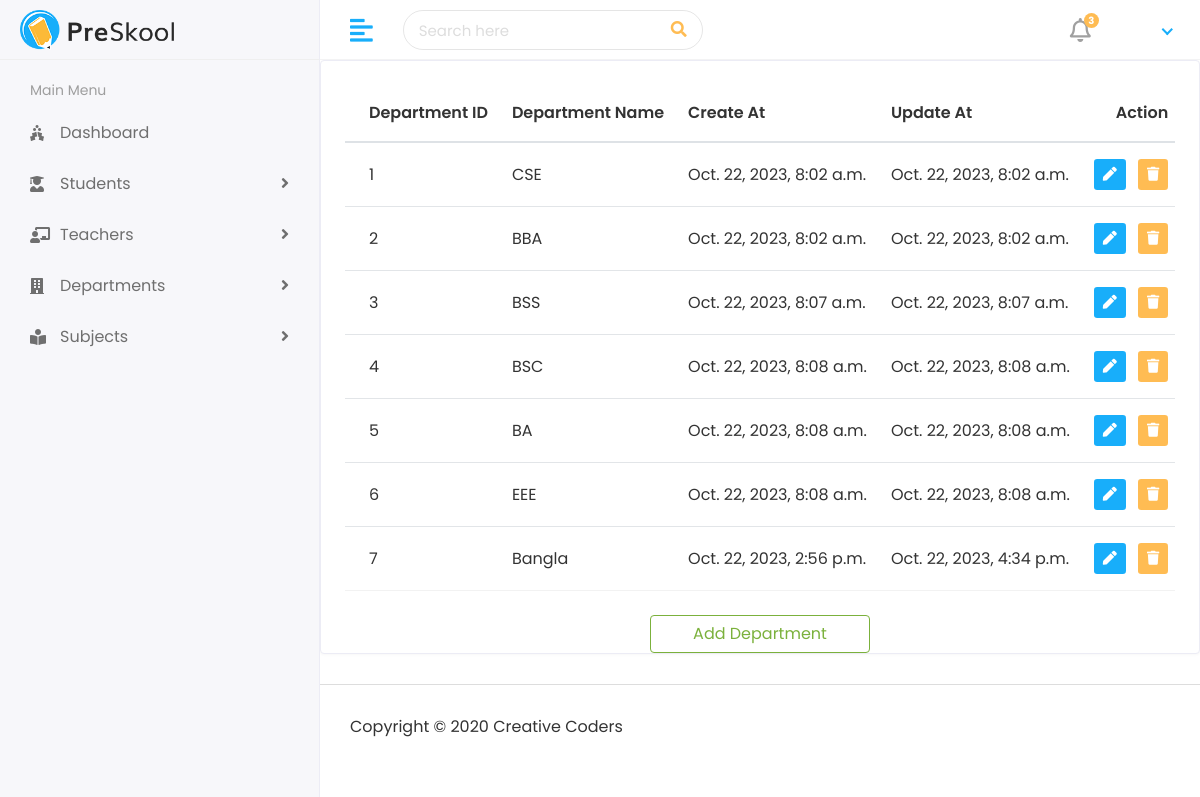
/adminPage/departmentList, run on an earlier commit of the app's database.
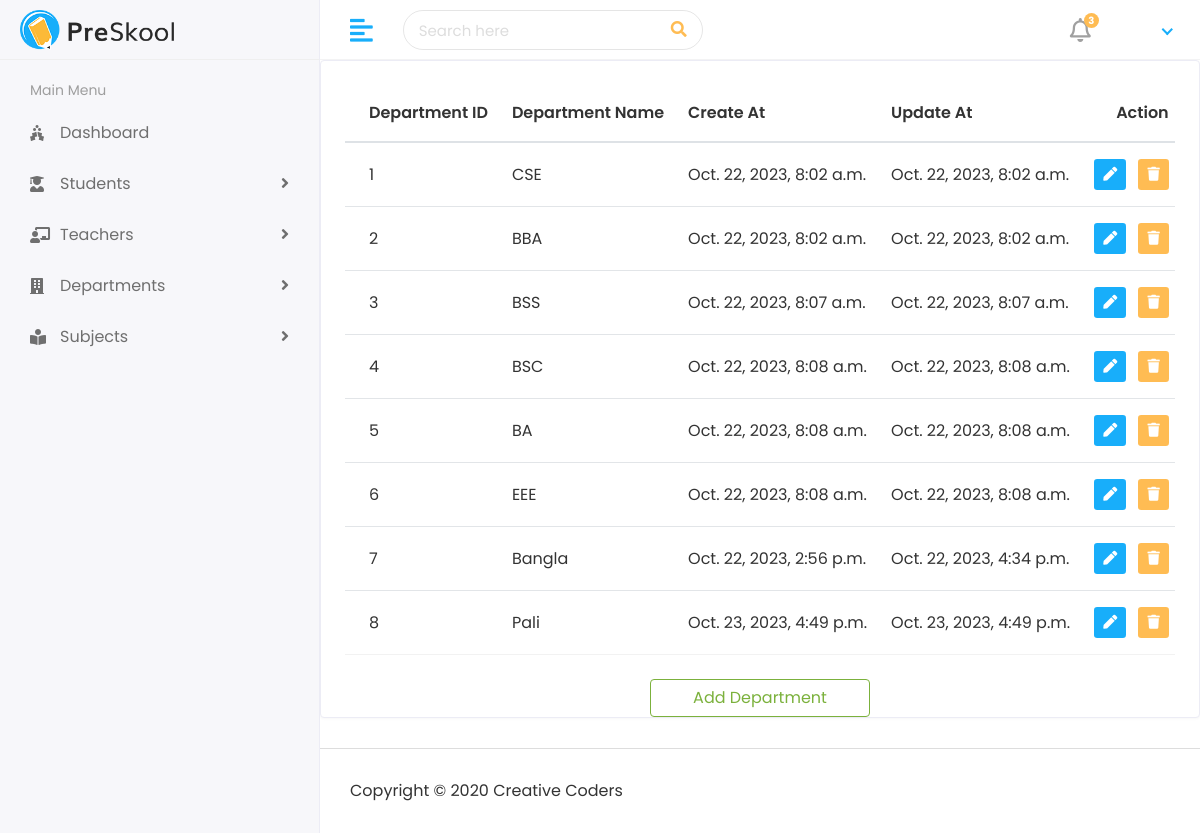
And on a later commit of the database.
### myApp/models.py (models this page shows, shortened)
class CourseModel(models.Model):
    name=models.CharField(max_length=100)
    createat=models.DateTimeField(auto_now_add=True)
    updateat=models.DateTimeField(auto_now=True)

### myApp/views.py (the view)
# urls.py: path('adminPage/departmentList', views.departmentList,name='departmentList'),
def departmentList(request):
    department = CourseModel.objects.all()
    context = {
        "department": department,
    }
    return render(request,'myAdmin/departmentList.html',context)

### templates/myAdmin/departmentList.html
{% extends 'base.html' %}
{% block content %}
<div class="row">
    <div class="col-sm-12">
       <div class="card card-table">
          <div class="card-body">
             <div class="table-responsive">
                <table class="table table-hover table-center mb-0 datatable">
                   <thead>
                      <tr>
                        <th>Department ID</th>
                         <th>Department Name</th>
                         <th>Create At</th>
                         <th>Update At</th>
                         <th class="text-right">Action</th>
                      </tr>
                   </thead>
                   <tbody>
                     {% for d in  department%}
                     <tr>
                         <td>{{d.id}}</td>
                         <td>{{d.name}}</td>
                         <td>{{d.createat}}</td>
                         <td>{{d.updateat}}</td>
                         <td class="text-right">
                            <div class="actions">
                               <a href=" {% url 'editDepartment' d.id %} " class="btn btn-sm bg-success-light mr-2">
                               <i class="fas fa-pen"></i>
                               </a>
                               <a href="" class="btn btn-sm bg-danger-light">
                               <i class="fas fa-trash"></i>
                               </a>
                            </div>
                         </td>
                      </tr>
                      {% endfor %}
                   </tbody>
                </table>
             </div>
          </div>
          <a href="{% url 'addDepartment' %}" class="btn btn-outline-success w-25 mx-auto">Add Department</a>
       </div>
    </div>
 </div>
{% endblock %}

### templates/base.html (shortened to what this page needs)
<!DOCTYPE html>
{% load static %}
<html lang="en">
   <head>
      <link rel="stylesheet" href=" {% static 'assets/plugins/bootstrap/css/bootstrap.min.css' %} ">
      <link rel="stylesheet" href=" {% static 'assets/plugins/fontawesome/css/fontawesome.min.css' %} ">
      <link rel="stylesheet" href=" {% static 'assets/plugins/fontawesome/css/all.min.css' %} ">
      <link rel="stylesheet" href=" {% static 'assets/css/style.css' %} ">
   </head>
   <body>
      <div class="main-wrapper">
         {% include 'includes/header.html' %}
         {% include 'includes/sidebar.html' %}
         <div class="page-wrapper">
            {% block content %}
            {% endblock content %}
         {% include 'includes/footer.html' %}
         </div>
      </div>
   </body>
</html>

### templates/includes/header.html (shortened to what this page needs)
{% load static %}
<div class="header">
    <div class="header-left">
       <a href=" {% url 'adminPage' %} " class="logo">
       <img src=" {% static 'assets/img/logo.png' %} " alt="Logo">
       </a>
    </div>
    <a href="javascript:void(0);" id="toggle_btn">
    <i class="fas fa-align-left"></i>
    </a>
    <div class="top-nav-search">
       <form>
          <input type="text" class="form-control" placeholder="Search here">
          <button class="btn" type="submit"><i class="fas fa-search"></i></button>
       </form>
    </div>
    <ul class="nav user-menu">
       <li class="nav-item dropdown noti-dropdown">
          <a href="#" class="dropdown-toggle nav-link" data-toggle="dropdown">
          <i class="far fa-bell"></i> <span class="badge badge-pill">3</span>
          </a>
       </li>
       <li class="nav-item dropdown has-arrow">
          <a href="#" class="dropdown-toggle nav-link" data-toggle="dropdown">
          <span class="user-img"><img class="rounded-circle" src=" {% if user.profile_pic %}{{request.user.profile_pic.url}} {% endif %}" width="31" alt="{{request.user.get_full_name}}"></span>
          </a>
       </li>
    </ul>
 </div>

### templates/includes/sidebar.html (shortened to what this page needs)
{% load active_link_tags %}
<div class="sidebar" id="sidebar">
   <div class="sidebar-inner slimscroll">
      <div id="sidebar-menu" class="sidebar-menu">
         <ul>
            <li class="menu-title">
               <span>Main Menu</span>
            </li>
            <li class="{% active_link 'adminPage' %}">
               <a href=" {% url 'adminPage' %} "><i class="fas fa-holly-berry"></i> <span>Dashboard</span></a>
            </li>
            <li class="submenu {% active_link 'studentList'  %} {% active_link 'addStudent' %}">
               <a href="#"><i class="fas fa-user-graduate"></i> <span> Students</span> <span class="menu-arrow"></span></a>
            </li>
            <li class="submenu {% active_link 'teacherList'  %} {% active_link 'addTeacher' %}">
               <a href="#"><i class="fas fa-chalkboard-teacher"></i> <span> Teachers</span> <span class="menu-arrow"></span></a>
            </li>
            <li class="submenu {% active_link 'departmentList'  %} {% active_link 'addDepartment' %}">
               <a href="#"><i class="fas fa-building"></i> <span> Departments</span> <span class="menu-arrow"></span></a>
            </li>
            <li class="submenu {% active_link 'subjectList'  %} {% active_link 'addSubject' %}">
               <a href="#"><i class="fas fa-book-reader"></i> <span> Subjects</span> <span class="menu-arrow"></span></a>
            </li>
         </ul>
      </div>
   </div>
</div>

### templates/includes/footer.html
{% load static %}
<footer>
    <p>Copyright © 2020 Creative Coders</p>
 </footer>

What changed in the data, as far as the page shows it:
added CourseModel: id "8", name "Pali", createat "Oct. 23, 2023, 4:49 p.m.", updateat "Oct. 23, 2023, 4:49 p.m."
